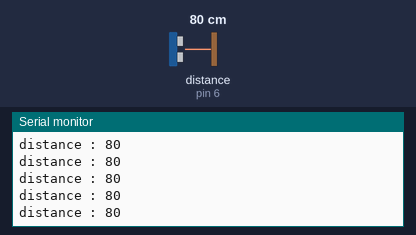
Simulated run of this sketch. Board: Arduino Uno, built with avr-gcc and run on an emulated ATmega328P. Shown: the last lines printed to the serial monitor. Wiring (inferred from the names in the program): ultrasonic range finder: trigger pin 7; echo pin 6. The inputs (shaded band) are chosen by the test bench; at power-on: distance to the obstacle (sensor on pin 6) 80 cm. The echo pulse lasts 58.3 µs per cm.

Above: at 1.2 s.
1.3 s: distance to the obstacle (sensor on pin 6) set to 2 cm
At 1.38 s:
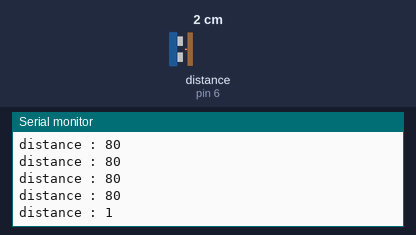
4.3 s: distance to the obstacle (sensor on pin 6) set to 4 cm
At 4.3 s:
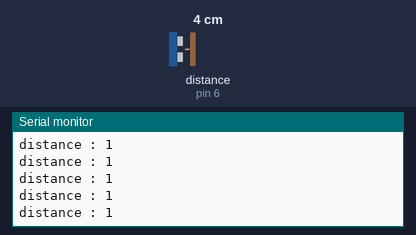
5.8 s: distance to the obstacle (sensor on pin 6) set to 35 cm
At 5.81 s:
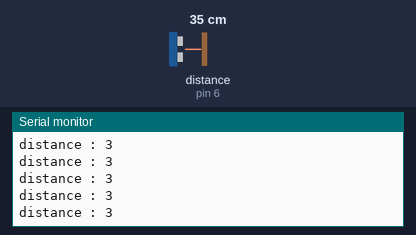
8.8 s: distance to the obstacle (sensor on pin 6) set to 250 cm
At 8.9 s:
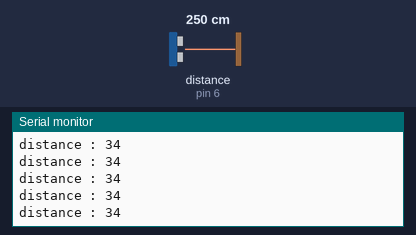
Timing chart, 0 to 11.8 s (numbered marks = the images above; inputs shaded):
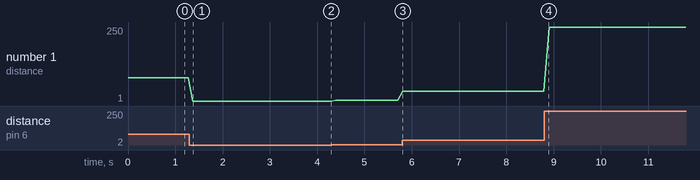

Measured:
- after the input at 1.3 s, the serial monitor: prints a new line after 0.07 s (image 1)
- plotted number 1: 80 → 1 after the input at 1.3 s, 1 → 3 after the input at 4.3 s, 3 → 34 after the input at 5.8 s, 34 → 250 after the input at 8.8 s

The sketch:

UltrasonicCode.ino
```cpp
#define trig 7
#define echo 6

long duration, distance;

void setup() {
  Serial.begin(9600);
  pinMode(trig, OUTPUT);
  pinMode(echo, INPUT);
}

void loop() {
  digitalWrite(trig, LOW); delayMicroseconds(2);
  digitalWrite(trig, HIGH); delayMicroseconds(10);
  digitalWrite(trig, LOW);
  duration = pulseIn(echo,HIGH);
  distance = duration/29/2;
  Serial.print("distance : ");
  Serial.println(distance);
  delay(100);
}
```
